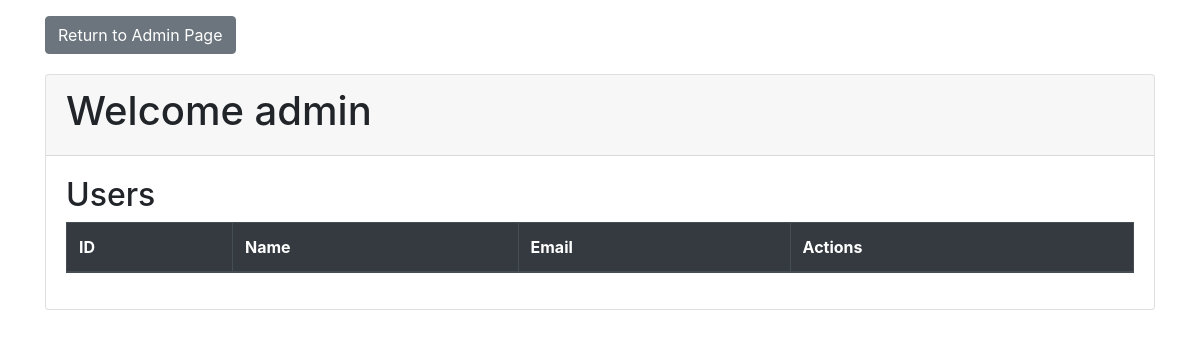
/user, run on an earlier commit of the app's database.
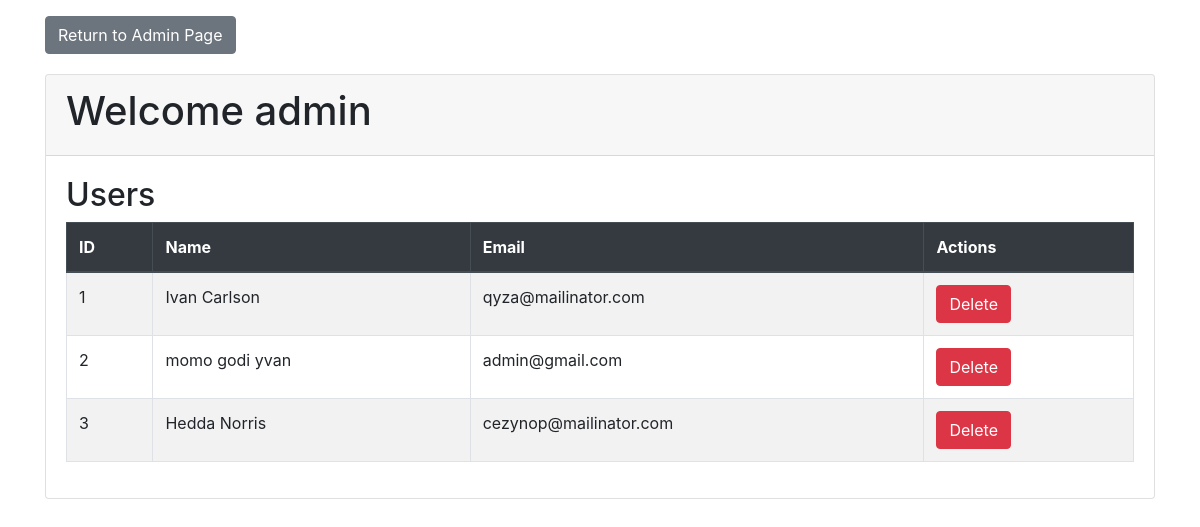
And on a later commit of the database.
### app.py (models this page shows)
class Users(db.Model):
    __tablename__ = "user"
    id = db.Column(db.Integer, primary_key=True)
    name = db.Column(db.String(150), index=True, unique=True)
    email = db.Column(db.String(150), index=True, unique=True)
    password = db.Column(db.String(255), index=True)
    role = db.Column(db.String(50), index=True)

### app.py (the view)
@app.route('/user')
def user():
    users = Users.query.all()  # Fetch all users from the database
    return render_template('user.html', users=users)  # Pass users to the template

### templates/user.html (shortened to what this page needs)
<!DOCTYPE html>
<html lang="en">
<head>
    <link rel="stylesheet" href="https://stackpath.bootstrapcdn.com/bootstrap/4.5.2/css/bootstrap.min.css">
    <link rel="stylesheet" href="{{ url_for('static', filename='user.css') }}">
</head>
  <div class="container mt-3">
    <a href="{{ url_for('admin') }}" class="btn btn-secondary">Return to Admin Page</a>
</div>
<body>
    <div class='dashboard-app'>
        <div class='dashboard-content'>
            <div class='container'>
                <div class='card'>
                    <div class='card-header'>
                        <h1>Welcome admin</h1>
                    </div>
                    <div class='card-body'>
                        <h2>Users</h2>
                        <table class="table table-striped table-bordered">
                            <thead class="thead-dark">
                                <tr>
                                    <th scope="col">ID</th>
                                    <th scope="col">Name</th>
                                    <th scope="col">Email</th>
                                    <th scope="col">Actions</th>
                                </tr>
                            </thead>
                            <tbody id="user-table-body">
                                {% for user in users %}
                                <tr>
                                    <td>{{ user.id }}</td>
                                    <td>{{ user.name }}</td>
                                    <td>{{ user.email }}</td>
                                    <td>
                                        <form action="{{ url_for('delete_user') }}" method="post">
                                            <button class="btn btn-danger btn-delete" type="submit">Delete</button>
                                </tr>
                                {% endfor %}
                            </tbody>
                        </table>
                    </div>
                </div>
            </div>
        </div>
    </div>
</body>
</html>

### static/user.css (style rules this page uses)
.dashboard-app { margin-top: 20px; }
.card { margin-bottom: 20px; }
.btn-delete { transition: all 0.3s ease-in-out; }

What changed in the data, as far as the page shows it:
added Users: id "1", name "Ivan Carlson", email "qyza@mailinator.com"
added Users: id "2", name "momo godi yvan", email "admin@gmail.com"
added Users: id "3", name "Hedda Norris", email "cezynop@mailinator.com"
